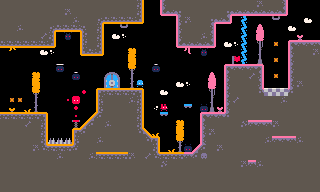

The image is a tile-based game level rendered from a .tmx file. Its description and source (layers, tilesets, objects; grid data summarised) follow:
An orthogonal 40x24 tile map with 8x8 px tiles, 1 tile layer (tiles).

<map version="1.10" tiledversion="1.12.1" orientation="orthogonal" renderorder="right-down" width="40" height="24" tilewidth="8" tileheight="8" infinite="0" nextlayerid="10" nextobjectid="2">
 <tileset firstgid="1" source="tilesets/tilemap_packed.tsx" />
 <layer id="9" name="tiles" width="40" height="24" locked="1">
  <data>[960 cells, 959 non-empty, 60 distinct tile ids]</data>
 </layer>
</map>
